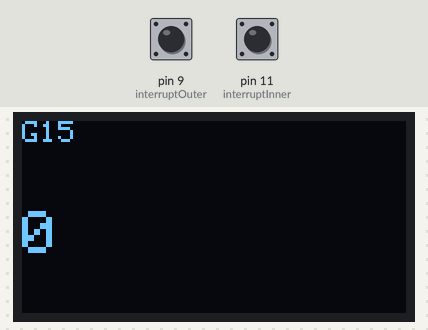
Bench run of a sketch on a simulated Arduino Uno, built for the host (arithmetic inside an expression is 32-bit, double 64-bit). Shown: 128×64 one-colour display. Inputs (shaded band) come from the test bench; at power-on: pin 9 (interruptOuter) LOW, pin 11 (interruptInner) LOW. What the sketch prints to the serial monitor is not drawn.

Above: at 1.2 s.
1.3 s: pin 9 (interruptOuter) pulled HIGH for 0.15 s
2.9 s: pin 11 (interruptInner) pulled HIGH for 0.15 s
At 3.8 s:
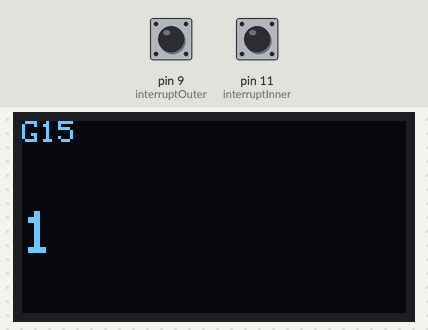
4.7 s: pin 9 (interruptOuter) pulled HIGH for 1 s
Timing chart, 0 to 7.7 s (numbered marks = the images above; inputs shaded):
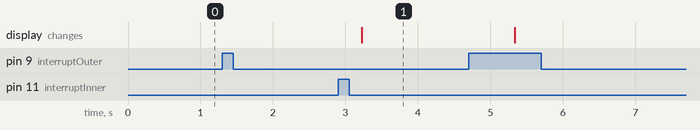

The sketch:

Interrupt-0.ino
```cpp
#include <Adafruit_GFX.h>
#include <Adafruit_SSD1306.h>
#define SCREEN_WIDTH 128 // OLED display width, in pixels
#define SCREEN_HEIGHT 64 // OLED display height, in pixels
// Declaration for an SSD1306 display connected to I2C (SDA, SCL pins)
#define OLED_RESET 4 // Reset pin # (or -1 if sharing Arduino reset pin)

volatile uint8_t count = 0;
int state = 0;
const byte interruptOuter = 9; //Grey, EINT2
const byte interruptInner = 11; //Grey, EINT7
int block = 0;
unsigned long lastInterrupt;
void showRoomState(int count){
 Adafruit_SSD1306 display(SCREEN_WIDTH, SCREEN_HEIGHT, &Wire, OLED_RESET);
  // put your main code here, to run repeatedly:
 if(!display.begin(SSD1306_SWITCHCAPVCC, 0x3C)) { // Address for 128x64
 Serial.println(F("SSD1306 allocation failed"));
 for(;;); // Don't proceed, loop forever
 }
 display.setTextColor(SSD1306_WHITE); // Draw white text
 display.cp437(true); // Use full 256 char 'Code Page 437' font
 display.clearDisplay();
 display.write("G15");
 display.setCursor(0, 30); //(x,y)
 display.setTextSize(2);
 display.print(count);

 // Show the display buffer on the screen. You MUST call display() after
 // drawing commands to make them visible on screen!
 display.display();
}

void setup() {
  // put your setup code here, to run once:
 count = 0;
 state = 0;
 block = 0;
 //state 0: initial state.
 //state 1: When at outer sensor.
 //state 2: when at inner sensor.
 //state 0 --> 1 --> 2 count++
 //state 0 --> 2 --> 1 count--


 pinMode(interruptOuter, INPUT_PULLDOWN);
 attachInterrupt(digitalPinToInterrupt(interruptOuter), outerSensor, HIGH);


 pinMode(interruptInner, INPUT_PULLDOWN);
 attachInterrupt(digitalPinToInterrupt(interruptInner), innerSensor, HIGH);

// SCB->SCR |= SCB_SCR_SLEEPONEXIT_Msk;
// __DSB();
// __WFI();
}

void outerSensor(){
  if (millis() - lastInterrupt > 10){
    if(state == 0){
      state = 1;
      Serial.print("Person Entering");
      Serial.print(" - Block:");
      Serial.println(block);
      lastInterrupt = millis();
//      REG_EIC_INTFLAG = EIC_INTFLAG_EXTINT2;
//      REG_EIC_INTFLAG = EIC_INTFLAG_EXTINT7;
      return;

    } else if(state == 2){
        count--;
        state = 0;
        block = 1;
        Serial.print("Person Exited");
        Serial.print(" - Block:");
        Serial.println(block);
        lastInterrupt = millis();
//        REG_EIC_INTFLAG = EIC_INTFLAG_EXTINT2;
//        REG_EIC_INTFLAG = EIC_INTFLAG_EXTINT7;

        return;

      } else if(state == 1){
          //something wrong.
          return;
        }
  }
  else
  {
    block = 1;
  }
}

void innerSensor(){
  if (millis() - lastInterrupt > 10){
    if(state == 0){
      state = 2;
      Serial.print("Person Exiting");
      Serial.print(" - Block:");
      Serial.println(block);
      lastInterrupt = millis();
//      REG_EIC_INTFLAG = EIC_INTFLAG_EXTINT2;
//      REG_EIC_INTFLAG = EIC_INTFLAG_EXTINT7;
      return;

    } else if(state == 1){
        block = 1;
        count++;
        state = 0;
        Serial.print("Person Entered");
        Serial.print(" - Block:");
        Serial.println(block);
        lastInterrupt = millis();
//        REG_EIC_INTFLAG = EIC_INTFLAG_EXTINT2;
//        REG_EIC_INTFLAG = EIC_INTFLAG_EXTINT7;

        return;
    } else if(state == 2){
        //something wrong.
        return;
    }
   }
   else{
     block = 0;
   }
}

void loop() {
  showRoomState(count);
  delay(1000);
}
```

Measured:
- after the input at 1.3 s, every drawn part: stays the same
- after the input at 2.9 s, the display: changes after 0.32 s (image 1)
